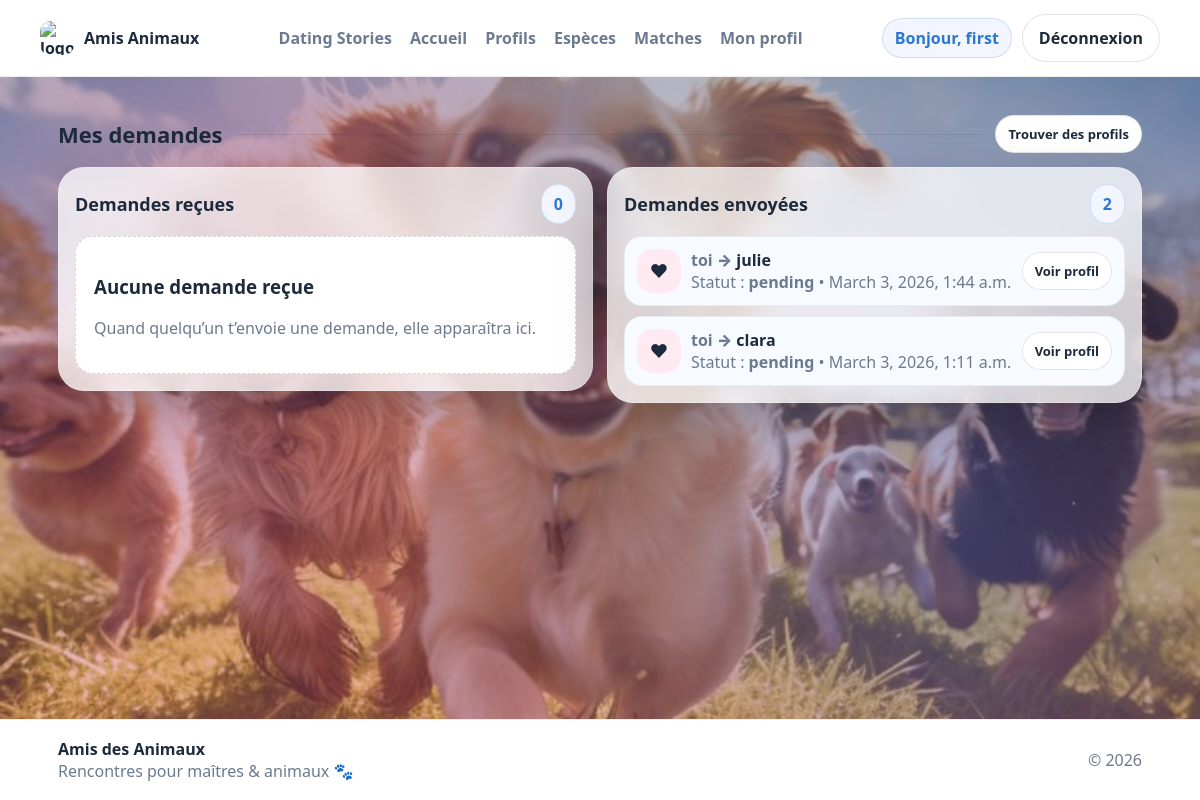
The app's page /matches/ (signed in) with its own data.
### apps/matches/models.py (models this page shows, shortened)
class Match(models.Model):
    STATUS_CHOICES = [
        ("pending", "Pending"),
        ("accepted", "Accepted"),
        ("rejected", "Rejected"),
    ]
    sender = models.ForeignKey(
        settings.AUTH_USER_MODEL,
        on_delete=models.CASCADE,
        related_name="sent_matches"
    )
    receiver = models.ForeignKey(
        settings.AUTH_USER_MODEL,
        on_delete=models.CASCADE,
        related_name="received_matches"
    )
    status = models.CharField(max_length=20, choices=STATUS_CHOICES, default="pending")
    created_at = models.DateTimeField(auto_now_add=True)
    class Meta:
        constraints = [
            models.UniqueConstraint(fields=["sender", "receiver"], name="unique_match_pair")
        ]

### apps/core/views.py (the view)
# urls.py: path("matches/", matches_page, name="matches_page"),
@login_required
def matches_page(request):
    user = request.user
    received = Match.objects.filter(receiver=user).order_by("-created_at")
    sent = Match.objects.filter(sender=user).order_by("-created_at")
    return render(
        request,
        "core/matches.html",
        {"received": received, "sent": sent},
    )

### apps/core/context_processors.py (called while the page is built)
def matches_badge(request):
    if request.user.is_authenticated:
        count = Match.objects.filter(
            receiver=request.user,
            status="pending"
        ).count()
        return {"matches_badge_count": count}
    return {"matches_badge_count": 0}

### templates/core/matches.html (shortened to what this page needs)
{% extends "base.html" %}
{% block content %}
<section class="section">
  <div class="container">
    <div class="section__head">
      <h2>Mes demandes</h2>
      <div class="section__line"></div>
      <a class="btn btn--ghost btn--sm" href="/profiles/">Trouver des profils</a>
    </div>
    <div class="matches-grid">
      <div class="panel">
        <div class="panel__head">
          <h2>Demandes reçues</h2>
          <span class="pill">{{ received|length }}</span>
        </div>
        {% if received %}
          <div class="match-list">
            {% for m in received %}
              <div class="match-row">
                <div class="match-row__left">
                  <div class="match-row__avatar">🐾</div>
                  <div>
                    <div class="match-row__name">
                      <b>{{ m.sender.username }}</b>
                      <span class="muted">→ toi</span>
                    </div>
                    <div class="muted tiny">
                      Statut : <b>{{ m.status }}</b> • {{ m.created_at }}
                    </div>
                  </div>
                </div>
                <div class="match-row__actions">
                  {% if m.status == "pending" %}
                    <form method="POST" action="{% url 'match_update_status' m.id %}">
                      {% csrf_token %}
                      <input type="hidden" name="action" value="accept" />
                      <button class="btn btn--blue btn--sm">Accepter</button>
                    </form>
                    <form method="POST" action="{% url 'match_update_status' m.id %}">
                      {% csrf_token %}
                      <input type="hidden" name="action" value="reject" />
                      <button class="btn btn--ghost btn--sm">Refuser</button>
                    </form>
                  {% else %}
                    <a class="btn btn--ghost btn--sm" href="{% url 'profile_detail' m.sender.id %}">
                      Voir profil
                    </a>
                  {% endif %}
                </div>
              </div>
            {% endfor %}
          </div>
        {% else %}
          <div class="empty">
            <h3>Aucune demande reçue</h3>
            <p class="muted">Quand quelqu’un t’envoie une demande, elle apparaîtra ici.</p>
          </div>
        {% endif %}
      </div>
      <div class="panel">
        <div class="panel__head">
          <h2>Demandes envoyées</h2>
          <span class="pill">{{ sent|length }}</span>
        </div>
        {% if sent %}
          <div class="match-list">
            {% for m in sent %}
              <div class="match-row">
                <div class="match-row__left">
                  <div class="match-row__avatar">❤</div>
                  <div>
                    <div class="match-row__name">
                      <span class="muted">toi →</span> <b>{{ m.receiver.username }}</b>
                    </div>
                    <div class="muted tiny">
                      Statut : <b>{{ m.status }}</b> • {{ m.created_at }}
                    </div>
                  </div>
                </div>
                <div class="match-row__actions">
                  <a class="btn btn--ghost btn--sm" href="{% url 'profile_detail' m.receiver.id %}">
                    Voir profil
                  </a>
                </div>
              </div>
            {% endfor %}
          </div>
        {% else %}
          <div class="empty">
            <h3>Aucune demande envoyée</h3>
            <p class="muted">Va sur Profils et envoie un ❤️.</p>
          </div>
        {% endif %}
      </div>
    </div>
  </div>
</section>
{% endblock %}

### templates/base.html (shortened to what this page needs)
{% load static %}
<!doctype html>
<html lang="fr">
<head>
  <link rel="stylesheet" href="{% static 'css/site.css' %}">
</head>
<body class="site">
<header class="topbar">
  <div class="container topbar__inner">
    <a class="brand" href="/">
      <img class="brand__logo" src="{% static 'img/logo.png' %}" alt="logo">
      <span class="brand__name">Amis Animaux</span>
    </a>
    <nav class="menu">
      <a href="#stories">Dating Stories</a>
      <a href="/">Accueil</a>
      <a href="/profiles/">Profils</a>
      <a href="#species">Espèces</a>
      <a href="{% url 'matches_page' %}" class="nav-link">
        Matches
      </a>
      <a href="{% url 'me_profile' %}">Mon profil</a>
    </nav>
    <div class="topbar__actions">
      {% if request.user.is_authenticated %}
        <span class="pill">Bonjour, {{ request.user.username }}</span>
        <a class="btn btn--ghost" href="{% url 'logout' %}">Déconnexion</a>
      {% else %}
        <a class="btn btn--ghost" href="{% url 'login' %}">Connexion</a>
        <a class="btn btn--pink" href="/register/">Inscription</a>
      {% endif %}
    </div>
  </div>
</header>
<main class="site-main">
  {% block content %}{% endblock %}
</main>
<footer class="footer">
  <div class="container footer__inner">
    <div>
      <b>Amis des Animaux</b>
      <div class="muted">Rencontres pour maîtres & animaux 🐾</div>
    </div>
    <div class="muted">© {% now "Y" %}</div>
  </div>
</footer>
</body>
</html>

### static/css/site.css (style rules this page uses)
:root { --bg:#eaf4ff; --card:#ffffff; --text:#1d2a3b; --muted:#6b7a90; --pink:#e85a8a; --blue:#2a78d2; --orange:#f59e0b; --shadow: 0 16px 40px rgba(20,40,80,.12); --radius: 18px; }
* { box-sizing:border-box }
body { margin:0; font-family: system-ui, -apple-system, Segoe UI, Roboto, Arial; color:var(--text); background: linear-gradient(180deg, #d9f0ff 0%, #eaf4ff 60%, #e7f6ff 100%); }
a { text-decoration:none;color:inherit }
.container { max-width:1120px;margin:0 auto;padding:0 18px }
.topbar { background:#fff; border-bottom:1px solid rgba(0,0,0,.06); position:sticky; top:0; z-index:10; }
.topbar__inner { display:flex;align-items:center;justify-content:space-between;padding:14px 0;gap:14px }
.brand { display:flex;align-items:center;gap:10px;font-weight:800 }
.brand__logo { width:34px;height:34px;border-radius:10px }
.menu { display:flex;gap:18px }
.menu a { color:var(--muted);font-weight:700 }
.topbar__actions { display:flex;gap:10px;align-items:center }
.pill { padding:8px 12px;border-radius:999px;background:#f3f6ff;border:1px solid rgba(42,120,210,.18);color:var(--blue);font-weight:800 }
.btn { border:none; padding:12px 16px; border-radius:999px; font-weight:900; box-shadow: var(--shadow); display:inline-flex;align-items:center;justify-content:center; cursor:pointer; }
.btn--ghost { background:#fff;border:1px solid rgba(0,0,0,.10);box-shadow:none;color:var(--text) }
.btn--sm { padding:9px 12px;font-size:13px }
.section { padding:26px 0 46px }
.section__head { display:flex;align-items:center;gap:12px;margin:12px 0 14px }
.section__head h2 { margin:0;font-size:22px }
.section__line { flex:1;height:1px;background:rgba(0,0,0,.08) }
.muted { color:var(--muted) }
.footer { background:#fff;border-top:1px solid rgba(0,0,0,.06);padding:18px 0 }
.footer__inner { display:flex;justify-content:space-between;gap:12px;align-items:center }
.empty { background:#fff; padding:18px; border-radius: var(--radius); border:1px dashed rgba(0,0,0,.16); }
.panel { background:#fff; border:1px solid rgba(0,0,0,.06); border-radius:26px; box-shadow: var(--shadow); padding:16px; }
.panel__head { display:flex; justify-content:space-between; align-items:center; gap:10px; margin-bottom:12px; }
.panel__head h2 { margin:0;font-size:18px }
.matches-grid { display:grid; grid-template-columns: 1fr 1fr; gap:14px; align-items:start; }
.match-list { display:grid;gap:10px }
.match-row { display:flex; justify-content:space-between; gap:10px; align-items:center; padding:12px; border-radius:18px; border:1px solid rgba(0,0,0,.06); background:#f7fbff; }
.match-row__left { display:flex;gap:10px;align-items:center }
.match-row__avatar { width:44px;height:44px;border-radius:16px; display:flex;align-items:center;justify-content:center; background:#ffeaf2; font-size:18px; }
.match-row__name { font-weight:900 }
.match-row__actions { display:flex;gap:8px;flex-wrap:wrap }
.nav-link { position: relative; font-weight: 800; }
body { min-height: 100vh; background: linear-gradient( rgba(20,40,80,0.35), rgba(232,90,138,0.35) ), url("../img/i3.jpg"); background-size: cover; background-position: center; background-attachment: fixed; }
.panel, .card, .auth__card, .chat__left, .chat__right, .match__card { background: rgba(255,255,255,0.75); backdrop-filter: blur(14px); border: 1px solid rgba(255,255,255,0.25); box-shadow: 0 20px 50px rgba(0,0,0,0.25); }
body::before { content: ""; position: fixed; inset: 0; background: radial-gradient(circle at 20% 30%, rgba(232,90,138,0.3), transparent 40%), radial-gradient(circle at 80% 70%, rgba(42,120,210,0.3), transparent 40%); pointer-events: none; z-index: -1; }
html, body { height: 100%; }
body { margin: 0; }
body.site { min-height: 100vh; display: flex; flex-direction: column; }
.site-main { flex: 1 0 auto; }
.footer { flex-shrink: 0; }

### records on screen
Match: receiver.username "julie", status "pending", created_at "March 3, 2026, 1:44 a.m."
Match: receiver.username "clara", status "pending", created_at "March 3, 2026, 1:11 a.m."

### other values on screen
{{ request.user.username }} "first"
{{ received|length }} "0"
{{ sent|length }} "2"
